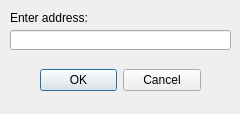
<?xml version="1.0" encoding="UTF-8"?>
<ui version="4.0">
 <class>addfav</class>
 <widget class="QDialog" name="addfav">
  <property name="geometry">
   <rect>
    <x>0</x>
    <y>0</y>
    <width>240</width>
    <height>114</height>
   </rect>
  </property>
  <property name="windowTitle">
   <string>Dialog</string>
  </property>
  <widget class="QDialogButtonBox" name="buttonBox">
   <property name="geometry">
    <rect>
     <x>40</x>
     <y>60</y>
     <width>161</width>
     <height>41</height>
    </rect>
   </property>
   <property name="orientation">
    <enum>Qt::Horizontal</enum>
   </property>
   <property name="standardButtons">
    <set>QDialogButtonBox::Cancel|QDialogButtonBox::Ok</set>
   </property>
  </widget>
  <widget class="QLineEdit" name="lineEdit">
   <property name="geometry">
    <rect>
     <x>10</x>
     <y>30</y>
     <width>221</width>
     <height>20</height>
    </rect>
   </property>
   <property name="maxLength">
    <number>256</number>
   </property>
  </widget>
  <widget class="QLabel" name="label">
   <property name="geometry">
    <rect>
     <x>10</x>
     <y>10</y>
     <width>81</width>
     <height>16</height>
    </rect>
   </property>
   <property name="text">
    <string>Enter address:</string>
   </property>
  </widget>
 </widget>
 <resources/>
 <connections>
  <connection>
   <sender>buttonBox</sender>
   <signal>accepted()</signal>
   <receiver>addfav</receiver>
   <slot>accept()</slot>
   <hints>
    <hint type="sourcelabel">
     <x>248</x>
     <y>254</y>
    </hint>
    <hint type="destinationlabel">
     <x>157</x>
     <y>274</y>
    </hint>
   </hints>
  </connection>
  <connection>
   <sender>buttonBox</sender>
   <signal>rejected()</signal>
   <receiver>addfav</receiver>
   <slot>reject()</slot>
   <hints>
    <hint type="sourcelabel">
     <x>316</x>
     <y>260</y>
    </hint>
    <hint type="destinationlabel">
     <x>286</x>
     <y>274</y>
    </hint>
   </hints>
  </connection>
 </connections>
</ui>
